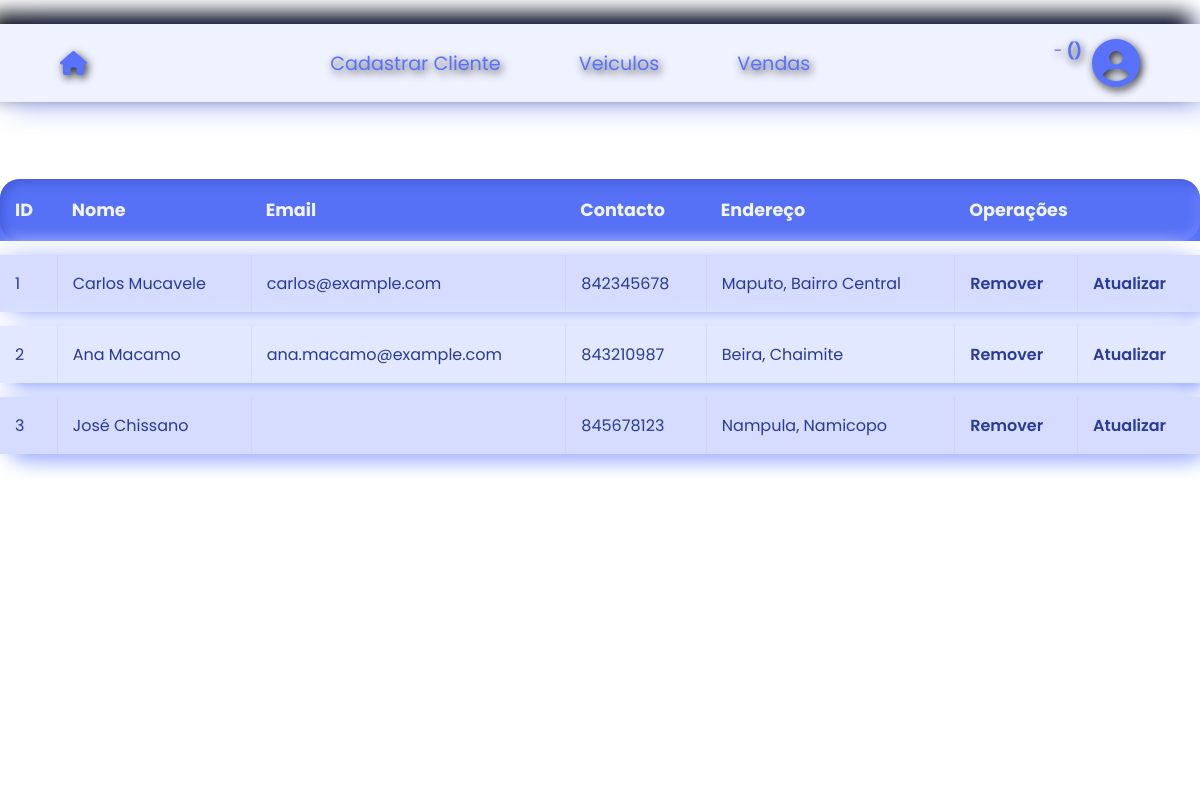
Screenshot of /Clientes/View/verClientes.php with the database file from the repository.
### tables this page shows
CREATE TABLE `cliente` (
  `id` int(11) NOT NULL AUTO_INCREMENT,
  `nome` varchar(90) NOT NULL,
  `email` varchar(50) DEFAULT NULL,
  `contacto` varchar(9) NOT NULL,
  `endereco` text NOT NULL,
  PRIMARY KEY (`id`)
);

### Clientes/View/verClientes.php (the view, shortened to what this page needs)
<?php
    $nome_S =  $_SESSION['nome'];
    $sobrenome_S = $_SESSION['sobrenome'];
    $email_S = $_SESSION['email'];
if ($_SERVER['REQUEST_METHOD'] === 'GET') {
    $perfil = $_SESSION['perfil'];
}
?>
<!DOCTYPE html>
<html lang="pt">
<head>
     <link rel="stylesheet" href="https://cdnjs.cloudflare.com/ajax/libs/font-awesome/6.7.2/css/all.min.css" />
    <link rel="stylesheet" href="../style/verCliente2.css">
</head>
<body>
    <div class="video">
        <video src="../../Home/homeVid02.mp4" autoplay muted loop></video>
    </div>
    <header>
        <nav>
            <a id="linkHome" href="../../Home/homeVersion3.php"><i class="fa-solid fa-house"></i></a>
            <ul>
                <li class="a"><a href="cadastroClientes.php">Cadastrar Cliente</a></li>
                <li class="a"><a href="../../Veiculos/View/listarVeiculo.php">Veiculos</a></li>
                <li class="a"><a href="../../Vendas/View/listarVendas.php">Vendas</a></li>
            </ul>
            <div class="perfil">
                <p><span><?php echo $nome_S." ".$sobrenome_S . " - " ;?> <span id="perfil"><strong>(<?php echo $perfil;?>)</strong></span></br>
                        <?php echo $email_S;?></span></br>
                </p>
                <i class="fa-solid fa-circle-user"></i>
            </div>
        </nav>
    </header>
        <h1>Gestão de Clientes</h1>
        <table>
            <thead>
                <tr>
                    <th>ID</th>
                    <th>Nome</th>
                    <th>Email</th>
                    <th>Contacto</th>
                    <th>Endereço</th>
                    <th colspan="2">Operações</th>
                </tr>
            </thead>
            <tbody>
                <?php
                include_once("../../conexao.php");
                $sql = "SELECT * FROM cliente;";
                $resultado = $conexao->query($sql);
                if ($resultado->num_rows > 0) {
                    while ($row = $resultado->fetch_assoc()) {
                        echo "<tr>";
                        echo "<td>{$row['id']}</td>";
                        echo "<td>{$row['nome']}</td>";
                        echo "<td>{$row['email']}</td>";
                        echo "<td>{$row['contacto']}</td>";
                        echo "<td>{$row['endereco']}</td>";
                        echo "<td><a href='verClientes.php?id={$row['id']}' onclick='return confirm(\"Tem certeza que deseja remover este cliente?\")'>Remover</a></td>";
                        echo "<td><a href='atualizarClientes.php?id={$row['id']}'>Atualizar</a></td>";
                        echo "</tr>";
                    }
                } else {
                    echo "<tr><td colspan='8'>Nenhum cliente encontrado.</td></tr>";
                }
                ?>
            </tbody>
        </table>
</body>
</html>

### Clientes/style/verCliente2.css (style rules this page uses)
* { margin: 0; padding: 0; box-sizing: border-box; }
body { font-family: 'Poppins', sans-serif; display: flex; flex-direction: column; }
.video { position: fixed; top: 0; left: 0; width: 100%; height: 100%; object-fit: cover; z-index: -1; }
video { width: 100%; height: 100%; object-fit: cover; object-position: center; }
header { position: sticky; top: 0; color: #5972fd; text-shadow: #2e2e2e 2px 3px 8px; width: 100%; background-color: #d3daff5b; box-shadow: 10px 4px 30px #2146fc5d, -10px -10px 20px #000000; backdrop-filter: blur(10px); padding: 15px 5%; margin-top: 3vh; z-index: 1; }
h1 { font-weight: 700; color: white; margin-bottom: 15px; text-align: center; letter-spacing: 0.05em; }
table { width: 100%; border-collapse: separate; border-spacing: 0 14px; min-width: 800px; }
thead tr { background: #5671f5; box-shadow: inset 4px 4px 10px #445dde, inset -4px -4px 10px #6b82ff; border-radius: 20px; }
thead th { padding: 18px 15px; color: #f0f4ff; font-weight: 700; font-size: 1.1rem; text-align: left; }
thead th:first-child { border-top-left-radius: 20px; }
thead th:last-child { border-top-right-radius: 20px; }
tbody tr { background: #d5dcff; box-shadow: 8px 8px 20px #a0afff, -8px -8px 20px #e2e7ff; border-radius: 20px; transition: background-color 0.3s ease, box-shadow 0.3s ease; opacity: 0; animation: fadeInUp 0.5s ease forwards; }
tbody tr:nth-child(even) { background: #e1e8ff; box-shadow: 8px 8px 18px #8ba0ff, -8px -8px 18px #f0f4ff; }
tbody td { padding: 16px 15px; color: #2a3a99; font-size: 1rem; vertical-align: middle; white-space: nowrap; overflow: hidden; text-overflow: ellipsis; }
tbody td + td { border-left: 1px solid #a9b0fa33; }
tbody td a { color: #2a3a99; font-weight: 600; text-decoration: none; white-space: nowrap; transition: color 0.3s ease, text-decoration 0.3s ease; }
tbody tr:nth-child(1) { animation-delay: 0.1s; }
tbody tr:nth-child(2) { animation-delay: 0.2s; }
tbody tr:nth-child(3) { animation-delay: 0.3s; }

### rows the page displays
cliente: id "1", nome "Carlos Mucavele", email "carlos@example.com", contacto "842345678", endereco "Maputo, Bairro Central"
cliente: id "2", nome "Ana Macamo", email "ana.macamo@example.com", contacto "843210987", endereco "Beira, Chaimite"
cliente: id "3", nome "José Chissano", contacto "845678123", endereco "Nampula, Namicopo"
